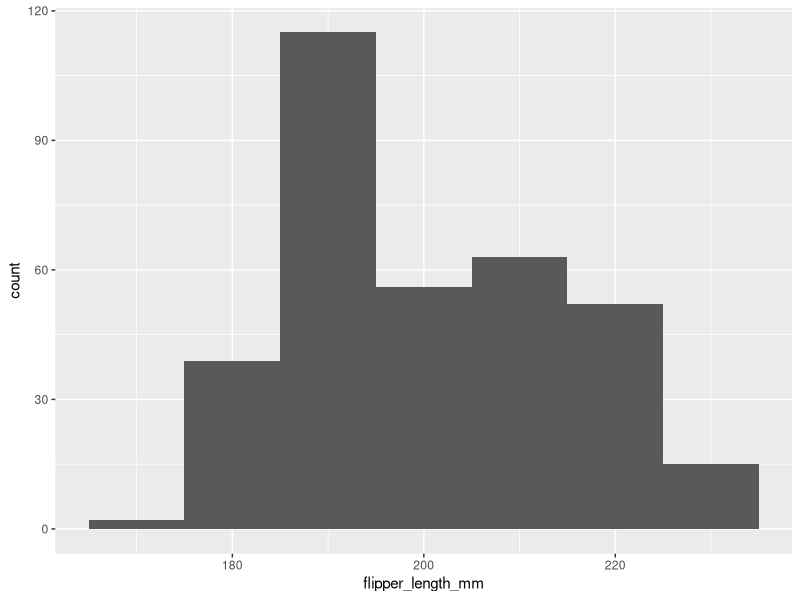
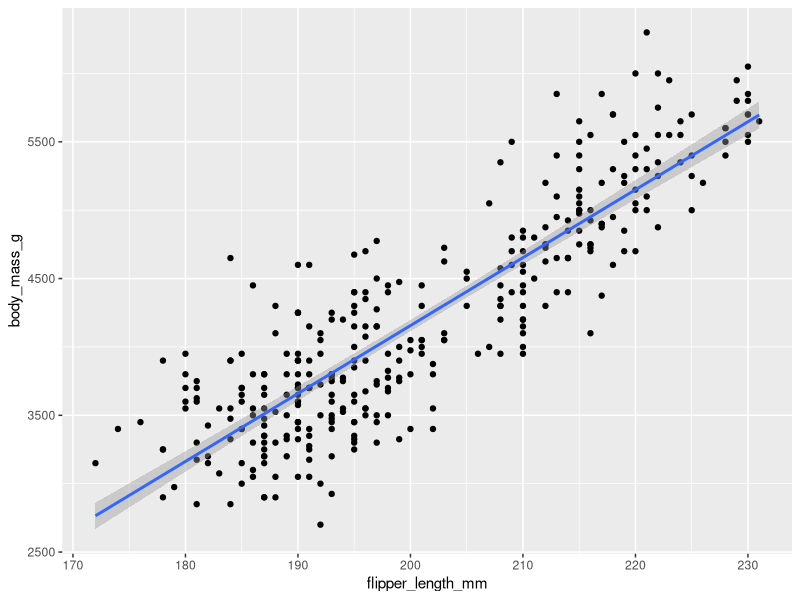
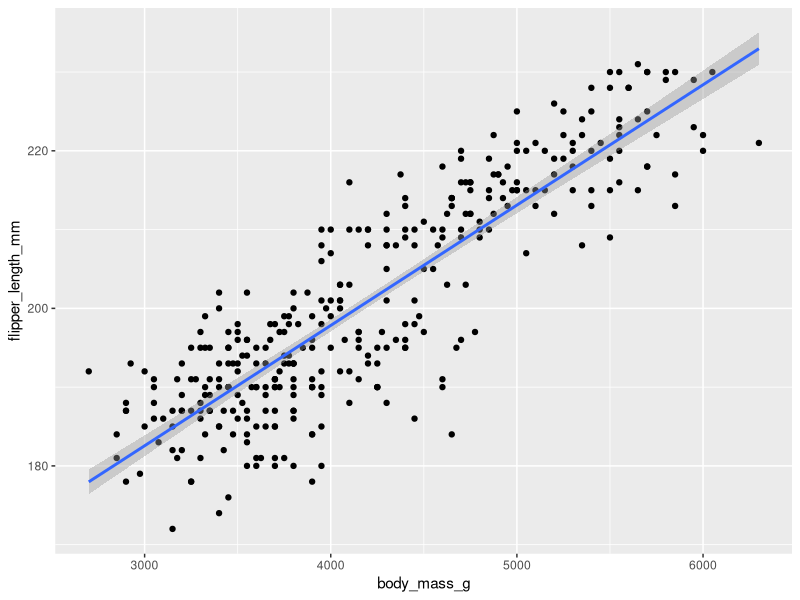
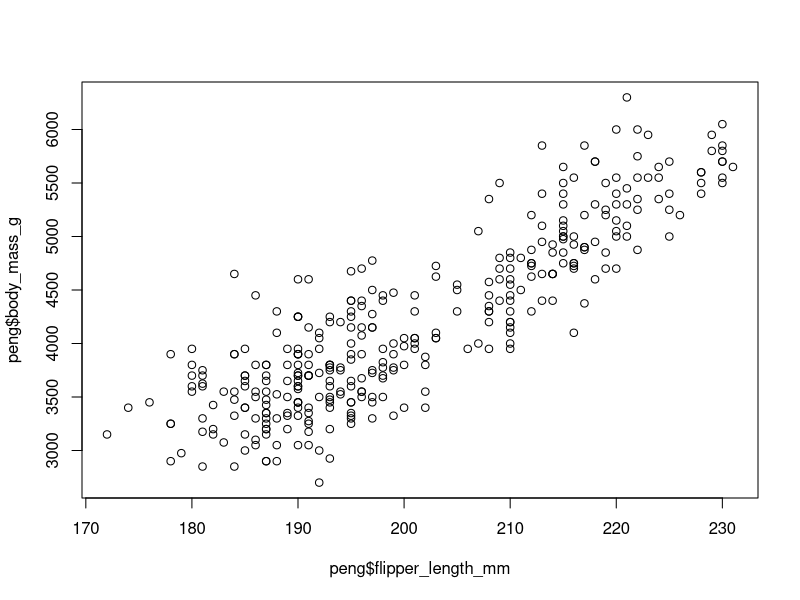

These charts were generated, in order, by the following R code:
## ---- chunk 1
knitr::opts_chunk$set(echo = TRUE, message = FALSE, warning = FALSE)

# Install if needed
if (!requireNamespace("palmerpenguins", quietly = TRUE)) {
  install.packages("palmerpenguins")
}
if (!requireNamespace("ggplot2", quietly = TRUE)) {
  install.packages("ggplot2")
}
if (!requireNamespace("dplyr", quietly = TRUE)) {
  install.packages("dplyr")
}
library(palmerpenguins)
library(ggplot2)
library(dplyr)
## ---- chunk 2
peng <- penguins
peng <- peng %>% filter(!is.na(flipper_length_mm)) # drop NAs in outcome when needed
## ---- chunk 3
# [Your Code Here]
tapply(peng$flipper_length_mm, peng$species, mean)
mean(peng$flipper_length_mm[peng$species == "Gentoo"])
## ---- chunk 4
# [Your Code Here]
## ---- chunk 5
# [Your Code Here]
mean(peng$flipper_length_mm[peng$species == "Gentoo"]) - mean(peng$flipper_length_mm[peng$species == "Adelie"]) %>%
  abs()
## ---- chunk 6
# [Your Code Here]
ggplot(data = peng, mapping = aes(x = flipper_length_mm)) +
  geom_histogram(binwidth = 10)
## ---- chunk 7
# hist(peng$flipper_length_mm, breaks = seq(floor(min(peng$flipper_length_mm, na.rm = TRUE)),
#                                           ceiling(max(peng$flipper_length_mm, na.rm = TRUE)), by = 5),
#      main = "Distribution of Flipper Length (base R)",
#      xlab = "Flipper length (mm)")
## ---- chunk 8
peng %>% filter(abs(flipper_length_mm -  200) < 5) %>%
  nrow()

## ---- chunk 9
ggplot(peng, aes(x = flipper_length_mm, y = body_mass_g)) +
  geom_point() +
  geom_smooth(method = "lm")

ggplot(peng, aes(y = flipper_length_mm, x = body_mass_g)) +
  geom_point() +
  geom_smooth(method = "lm")
## ---- chunk 10
plot(peng$flipper_length_mm, peng$body_mass_g)
## ---- chunk 11
cor(peng$flipper_length_mm, peng$body_mass_g)
